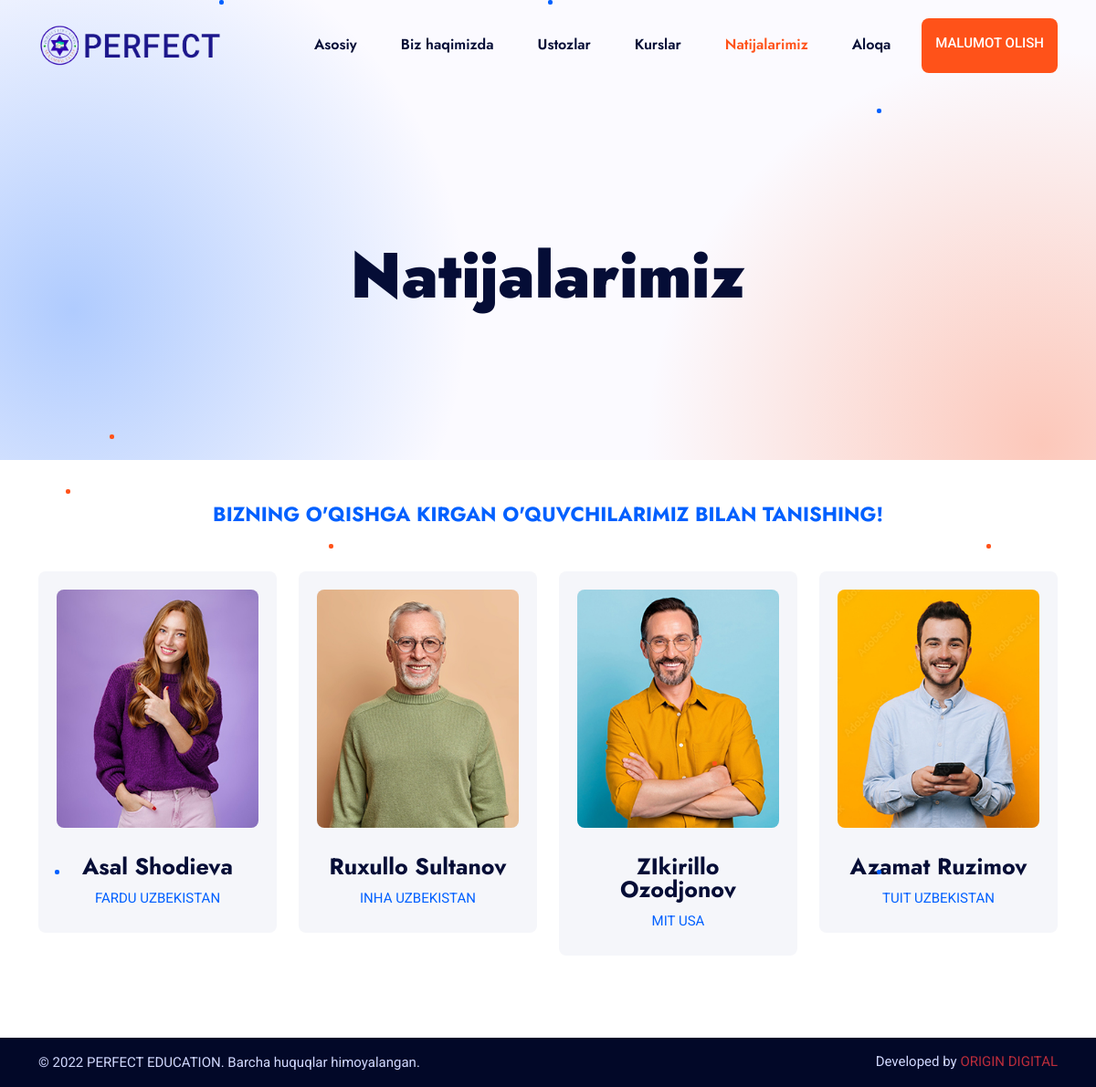
The app's page /results/ with its own data.
### home/models.py (models this page shows, shortened)
class Logo(models.Model):
    title = models.CharField(default='PERFECT EDUCATION LOGO', max_length=300)
    image = models.ImageField(upload_to='images/logo/')
    favicon = models.ImageField(upload_to='images/favicon/')
    class Meta:
        verbose_name = 'Site Logo'
        verbose_name_plural = 'Site Logo'

class Result(models.Model):
    full_name = models.CharField(max_length=600)
    image = models.ImageField(upload_to='images/results/')
    university = models.CharField(max_length=600)
    class Meta:
        verbose_name = 'Natijalar'
        verbose_name_plural = 'Natijalar'

### home/views.py (the view)
# urls.py: path('results/', views.results, name='results'),
def results(request):
    result_all = Result.objects.all().order_by('-id')
    context = {
        'results': result_all
    }
    return render(request, 'pages/results.html', context)

### home/context.py (called while the page is built)
def site_logo(request):
    logo_site = Logo.objects.last()
    context = {
        'logo_site': logo_site
    }
    return context

def teacher_view(request):
    my_teacher = Teacher.objects.all()
    context = {
        'my_teacher': my_teacher
    }
    return context

def current_date(request):
    now = date.today()
    now_year = now.strftime("%Y")
    context = {
        'now_year': now_year
    }
    return context

def home_screen_view(request):
    home_screen = HomeScreen.objects.last()
    context = {
        'home_screen': home_screen
    }
    return context

def about_view(request):
    about = About.objects.last()
    context = {
        'about': about
    }
    return context

def contact_data_view(request):
    contact_data = ContactData.objects.last()
    context = {
        'contact_data': contact_data
    }
    return context

### home/templates/pages/results.html (shortened to what this page needs)
{% extends 'pages/base.html' %}
{% load static %}
{% block content %}
    <section class="main-banner-in">
        <div class="container">
            <div class="row">
                <div class="col-lg-12">
                    <h1 class="h1-title">Natijalarimiz</h1>
                </div>
            </div>
        </div>
    </section>
    <br>
    <br>
    <section class="main-instructor-page-in">
        <div class="container">
            <div class="row">
                <div class="col-lg-12">
                    <div class="instructor-title">
                        <h2 class="h2-subtitle">Bizning o'qishga kirgan o'quvchilarimiz bilan tanishing!</h2>
                    </div>
                </div>
            </div>
            <br>
            <br>
            <div class="row">
                {% for rs in results %}
                    <div class="col-lg-3 col-md-6 col-sm-6">
                        <div class="instructor-box">
                            <div class="instructor-img">
                                <img src="{{ rs.image.url }}" alt="Instructor">
                            </div>
                            <a><h3 class="h3-title">{{ rs.full_name }}</h3></a>
                            <p>{{ rs.university }}</p>
                        </div>
                    </div>
                {% endfor %}
            </div>
        </div>
    </section>
{% endblock %}

### home/templates/components/header.html (shortened to what this page needs)
{% load static %}
<header class="site-header">
    <div class="header-bottom">
        <div class="container">
            <div class="row align-items-center">
                <div class="col-lg-3">
                    <div class="site-branding">
                        <a href="{% url 'index' %}" title="Educater">
                            <img style="width: 200px" src="{{ logo_site.image.url }}" alt="Logo">
                        </a>
                    </div>
                </div>
                <div class="col-lg-9">
                    <div class="header-menu">
                        <nav class="main-navigation">
                            <ul class="menu">
                                <li {% if request.path == '/' or request.path == '' %}class="active"{% endif %}><a href="{% url 'index' %}">Asosiy</a></li>
                                <li {% if request.path == '/about/' or request.path == '/about' %}class="active"{% endif %}><a href="{% url 'about' %}">Biz haqimizda</a></li>
                                <li {% if request.path == '/teachers/' or request.path == '/teachers' %}class="active"{% endif %}><a href="{% url 'teachers' %}">Ustozlar</a></li>
                                <li {% if request.path == '/courses/' or request.path == '/courses' %}class="active"{% endif %}><a href="{% url 'courses' %}">Kurslar</a></li>
                                <li {% if request.path == '/results/' or request.path == '/results' %}class="active"{% endif %}><a href="{% url 'results' %}">Natijalarimiz</a></li>
                                <li {% if request.path == '/contact/' or request.path == '/contact' %}class="active"{% endif %}><a href="{% url 'contact' %}">Aloqa</a></li>
                            </ul>
                        </nav>
                        <div class="header-btn">
                            <a href="{% url 'contact' %}" class="sec-btn">Malumot olish</a>
                        </div>
                    </div>
                </div>
            </div>
        </div>
    </div>
</header>

### records on screen
Logo: image (picture)
Result: image (picture), full_name "Asal Shodieva", university "FARDU UZBEKISTAN"
Result: image (picture), full_name "Ruxullo Sultanov", university "INHA UZBEKISTAN"
Result: image (picture), full_name "ZIkirillo Ozodjonov", university "MIT USA"
Result: image (picture), full_name "Azamat Ruzimov", university "TUIT UZBEKISTAN"
